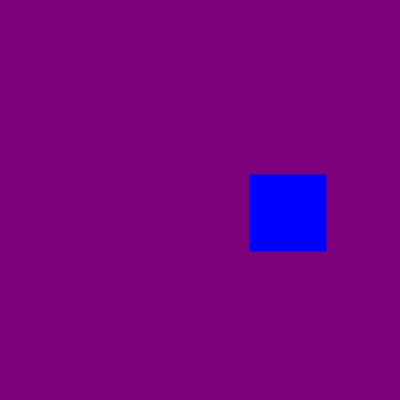
Frame 1 (no input)
Frame 60 (the mouse pressed at the canvas centre just before this capture): identical to frame 1, image omitted
Frame 120 (the mouse held since frame 60 and released just before this capture): identical to frame 1, image omitted

The Processing sketch that drew this single still picture (run headless with seeded random() and noise(); from frame 60 on, the mouse is pressed at the canvas centre):

// Processing sketch: coordinatesAndShapes
// ── coordinatesAndShapes.pde
/* 
Example that demonstrates coordinates and shapes.
Created by Dawn C. Hayes March 2017. 
Modified for Processing July 2017
*/

void setup() {  
 size(400, 400); // call canvas()in setup() using size() as it only needs to be initialized once. 
                // size() takes two arguments, a width and a height.
}

void draw() { 
  background(125, 0, 125); //background color with RGB values.
  stroke(0, 0, 255); // outline color.
  strokeWeight(2);   // outline thickness.
  fill(0, 0, 255);   // shape color. 
  rect(250, 175, 75, 75); // the coordinate system for computer graphics and the screen begins with 0, 0 at the upper left-hand corner. 
                 // positive move from left to right, top to bottom. 
                 // see http://processing.org/reference/ for examples and explanations of arguments for various shape functions. See: Shapes.
 
}
